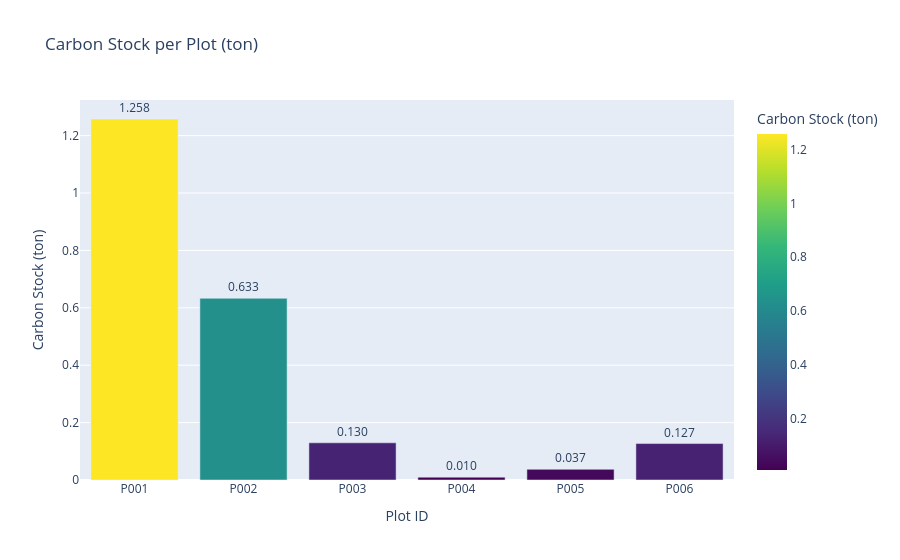
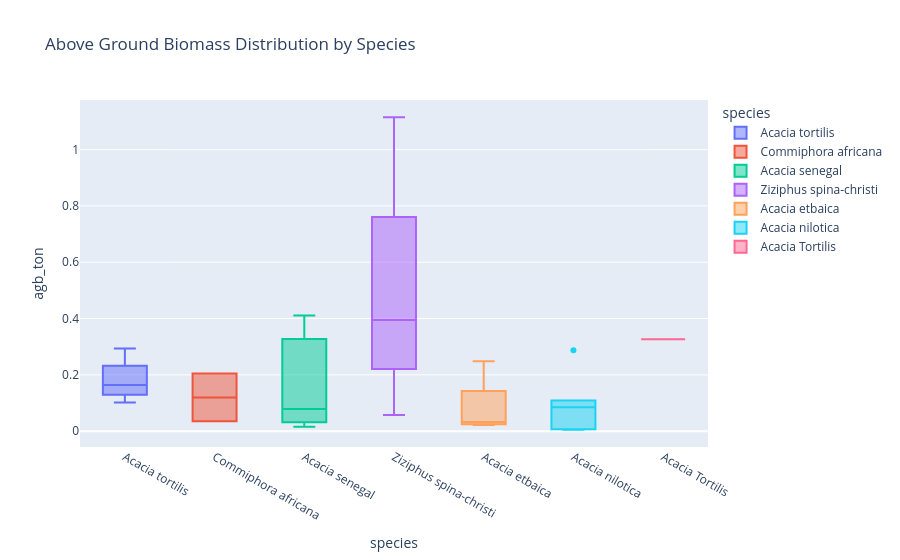
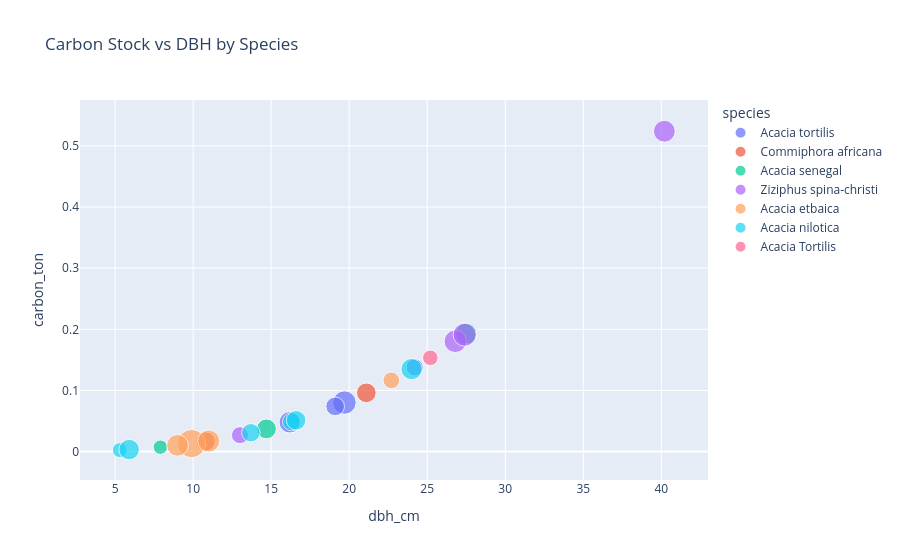

The notebook cell these images were saved under, in order:
### Markdown cell above
#### Key Visualizations

### Code cell
# 1. Carbon Stock per Plot
plot_summary = df_clean.groupby('plot_id').agg({
    'carbon_ton': 'sum',
    'agb_ton': 'sum',
    'tree_id': 'count'
}).rename(columns={'tree_id': 'tree_count'}).reset_index()

fig1 = px.bar(plot_summary, x='plot_id', y='carbon_ton',
              title="Carbon Stock per Plot (ton)",
              labels={'carbon_ton': 'Carbon Stock (ton)', 'plot_id': 'Plot ID'},
              color='carbon_ton', color_continuous_scale='Viridis',
              text='carbon_ton')
fig1.update_traces(texttemplate='%{text:.3f}', textposition='outside')
fig1.show()

# 2. Biomass by Species
fig2 = px.box(df_clean, x='species', y='agb_ton', color='species',
              title="Above Ground Biomass Distribution by Species")
fig2.show()

# 3. DBH vs Carbon Relationship
fig3 = px.scatter(df_clean, x='dbh_cm', y='carbon_ton', color='species',
                  size='height_m', hover_data=['plot_id'],
                  title="Carbon Stock vs DBH by Species")
fig3.show()

### Figure 1 — Plotly figure (JSON) as saved in the notebook; plotly's stock layout.template omitted (floating-point values rounded to 4 significant figures)
{"data": [{"hovertemplate": "Plot ID=%{x}<br>Carbon Stock (ton)=%{marker.color}<extra></extra>", "legendgroup": "", "marker": {"color": [1.258, 0.6332, 0.1296, 0.0098, 0.03717, 0.127], "coloraxis": "coloraxis", "pattern": {"shape": ""}}, "name": "", "orientation": "v", "showlegend": false, "text": [1.258, 0.6332, 0.1296, 0.0098, 0.03717, 0.127], "textposition": "outside", "texttemplate": "%{text:.3f}", "type": "bar", "x": ["P001", "P002", "P003", "P004", "P005", "P006"], "xaxis": "x", "y": [1.258, 0.6332, 0.1296, 0.0098, 0.03717, 0.127], "yaxis": "y"}], "layout": {"barmode": "relative", "coloraxis": {"colorbar": {"title": {"text": "Carbon Stock (ton)"}}, "colorscale": [[0, "#440154"], [0.1111, "#482878"], [0.2222, "#3e4989"], [0.3333, "#31688e"], [0.4444, "#26828e"], [0.5556, "#1f9e89"], [0.6667, "#35b779"], [0.7778, "#6ece58"], [0.8889, "#b5de2b"], [1, "#fde725"]]}, "legend": {"tracegroupgap": 0}, "title": {"text": "Carbon Stock per Plot (ton)"}, "xaxis": {"anchor": "y", "domain": [0, 1], "title": {"text": "Plot ID"}}, "yaxis": {"anchor": "x", "domain": [0, 1], "title": {"text": "Carbon Stock (ton)"}}}}

### Figure 2 — Plotly figure (JSON) as saved in the notebook; plotly's stock layout.template omitted (floating-point values rounded to 4 significant figures)
{"data": [{"alignmentgroup": "True", "hovertemplate": "species=%{x}<br>agb_ton=%{y}<extra></extra>", "legendgroup": "Acacia tortilis", "marker": {"color": "#636efa"}, "name": "Acacia tortilis", "notched": false, "offsetgroup": "Acacia tortilis", "orientation": "v", "showlegend": true, "type": "box", "x": ["Acacia tortilis", "Acacia tortilis", "Acacia tortilis", "Acacia tortilis"], "x0": " ", "xaxis": "x", "y": [0.1021, 0.1708, 0.2934, 0.1574], "y0": " ", "yaxis": "y"}, {"alignmentgroup": "True", "hovertemplate": "species=%{x}<br>agb_ton=%{y}<extra></extra>", "legendgroup": "Commiphora africana", "marker": {"color": "#EF553B"}, "name": "Commiphora africana", "notched": false, "offsetgroup": "Commiphora africana", "orientation": "v", "showlegend": true, "type": "box", "x": ["Commiphora africana", "Commiphora africana"], "x0": " ", "xaxis": "x", "y": [0.2046, 0.03515], "y0": " ", "yaxis": "y"}, {"alignmentgroup": "True", "hovertemplate": "species=%{x}<br>agb_ton=%{y}<extra></extra>", "legendgroup": "Acacia senegal", "marker": {"color": "#00cc96"}, "name": "Acacia senegal", "notched": false, "offsetgroup": "Acacia senegal", "orientation": "v", "showlegend": true, "type": "box", "x": ["Acacia senegal", "Acacia senegal", "Acacia senegal"], "x0": " ", "xaxis": "x", "y": [0.01544, 0.4106, 0.07908], "y0": " ", "yaxis": "y"}, {"alignmentgroup": "True", "hovertemplate": "species=%{x}<br>agb_ton=%{y}<extra></extra>", "legendgroup": "Ziziphus spina-christi", "marker": {"color": "#ab63fa"}, "name": "Ziziphus spina-christi", "notched": false, "offsetgroup": "Ziziphus spina-christi", "orientation": "v", "showlegend": true, "type": "box", "x": ["Ziziphus spina-christi", "Ziziphus spina-christi", "Ziziphus spina-christi", "Ziziphus spina-christi"], "x0": " ", "xaxis": "x", "y": [1.115, 0.05724, 0.3837, 0.4067], "y0": " ", "yaxis": "y"}, {"alignmentgroup": "True", "hovertemplate": "species=%{x}<br>agb_ton=%{y}<extra></extra>", "legendgroup": "Acacia etbaica", "marker": {"color": "#FFA15A"}, "name": "Acacia etbaica", "notched": false, "offsetgroup": "Acacia etbaica", "orientation": "v", "showlegend": true, "type": "box", "x": ["Acacia etbaica", "Acacia etbaica", "Acacia etbaica", "Acacia etbaica"], "x0": " ", "xaxis": "x", "y": [0.02796, 0.03689, 0.02176, 0.2479], "y0": " ", "yaxis": "y"}, {"alignmentgroup": "True", "hovertemplate": "species=%{x}<br>agb_ton=%{y}<extra></extra>", "legendgroup": "Acacia nilotica", "marker": {"color": "#19d3f3"}, "name": "Acacia nilotica", "notched": false, "offsetgroup": "Acacia nilotica", "orientation": "v", "showlegend": true, "type": "box", "x": ["Acacia nilotica", "Acacia nilotica", "Acacia nilotica", "Acacia nilotica", "Acacia nilotica", "Acacia nilotica"], "x0": " ", "xaxis": "x", "y": [0.005406, 0.0657, 0.2871, 0.1038, 0.007167, 0.1089], "y0": " ", "yaxis": "y"}, {"alignmentgroup": "True", "hovertemplate": "species=%{x}<br>agb_ton=%{y}<extra></extra>", "legendgroup": "Acacia Tortilis", "marker": {"color": "#FF6692"}, "name": "Acacia Tortilis", "notched": false, "offsetgroup": "Acacia Tortilis", "orientation": "v", "showlegend": true, "type": "box", "x": ["Acacia Tortilis"], "x0": " ", "xaxis": "x", "y": [0.3264], "y0": " ", "yaxis": "y"}], "layout": {"boxmode": "overlay", "legend": {"title": {"text": "species"}, "tracegroupgap": 0}, "title": {"text": "Above Ground Biomass Distribution by Species"}, "xaxis": {"anchor": "y", "categoryarray": ["Acacia tortilis", "Commiphora africana", "Acacia senegal", "Ziziphus spina-christi", "Acacia etbaica", "Acacia nilotica", "Acacia Tortilis"], "categoryorder": "array", "domain": [0, 1], "title": {"text": "species"}}, "yaxis": {"anchor": "x", "domain": [0, 1], "title": {"text": "agb_ton"}}}}

### Figure 3 — Plotly figure (JSON) as saved in the notebook; plotly's stock layout.template omitted (floating-point values rounded to 4 significant figures)
{"data": [{"customdata": [["P002"], ["P001"], ["P001"], ["P001"]], "hovertemplate": "species=Acacia tortilis<br>dbh_cm=%{x}<br>carbon_ton=%{y}<br>height_m=%{marker.size}<br>plot_id=%{customdata[0]}<extra></extra>", "legendgroup": "Acacia tortilis", "marker": {"color": "#636efa", "size": [8.6, 10.2, 5.5, 6.5], "sizemode": "area", "sizeref": 0.03725, "symbol": "circle"}, "mode": "markers", "name": "Acacia tortilis", "orientation": "v", "showlegend": true, "type": "scatter", "x": [16.2, 19.7, 24.2, 19.1], "xaxis": "x", "y": [0.04799, 0.08027, 0.1379, 0.074], "yaxis": "y"}, {"customdata": [["P006"], ["P003"]], "hovertemplate": "species=Commiphora africana<br>dbh_cm=%{x}<br>carbon_ton=%{y}<br>height_m=%{marker.size}<br>plot_id=%{customdata[0]}<extra></extra>", "legendgroup": "Commiphora africana", "marker": {"color": "#EF553B", "size": [7.2, 6.9], "sizemode": "area", "sizeref": 0.03725, "symbol": "circle"}, "mode": "markers", "name": "Commiphora africana", "orientation": "v", "showlegend": true, "type": "scatter", "x": [21.1, 10.8], "xaxis": "x", "y": [0.09616, 0.01652], "yaxis": "y"}, {"customdata": [["P004"], ["P001"], ["P005"]], "hovertemplate": "species=Acacia senegal<br>dbh_cm=%{x}<br>carbon_ton=%{y}<br>height_m=%{marker.size}<br>plot_id=%{customdata[0]}<extra></extra>", "legendgroup": "Acacia senegal", "marker": {"color": "#00cc96", "size": [3.9, 8.5, 7.3], "sizemode": "area", "sizeref": 0.03725, "symbol": "circle"}, "mode": "markers", "name": "Acacia senegal", "orientation": "v", "showlegend": true, "type": "scatter", "x": [7.9, 27.5, 14.7], "xaxis": "x", "y": [0.007259, 0.193, 0.03717], "yaxis": "y"}, {"customdata": [["P001"], ["P001"], ["P002"], ["P001"]], "hovertemplate": "species=Ziziphus spina-christi<br>dbh_cm=%{x}<br>carbon_ton=%{y}<br>height_m=%{marker.size}<br>plot_id=%{customdata[0]}<extra></extra>", "legendgroup": "Ziziphus spina-christi", "marker": {"color": "#ab63fa", "size": [8.9, 5.4, 9.4, 9.9], "sizemode": "area", "sizeref": 0.03725, "symbol": "circle"}, "mode": "markers", "name": "Ziziphus spina-christi", "orientation": "v", "showlegend": true, "type": "scatter", "x": [40.2, 13.0, 26.8, 27.4], "xaxis": "x", "y": [0.5239, 0.0269, 0.1803, 0.1912], "yaxis": "y"}, {"customdata": [["P003"], ["P001"], ["P001"], ["P002"]], "hovertemplate": "species=Acacia etbaica<br>dbh_cm=%{x}<br>carbon_ton=%{y}<br>height_m=%{marker.size}<br>plot_id=%{customdata[0]}<extra></extra>", "legendgroup": "Acacia etbaica", "marker": {"color": "#FFA15A", "size": [14.9, 9.1, 8.8, 5.2], "sizemode": "area", "sizeref": 0.03725, "symbol": "circle"}, "mode": "markers", "name": "Acacia etbaica", "orientation": "v", "showlegend": true, "type": "scatter", "x": [9.9, 11.0, 9.0, 22.7], "xaxis": "x", "y": [0.01314, 0.01734, 0.01023, 0.1165], "yaxis": "y"}, {"customdata": [["P004"], ["P006"], ["P002"], ["P003"], ["P001"], ["P003"]], "hovertemplate": "species=Acacia nilotica<br>dbh_cm=%{x}<br>carbon_ton=%{y}<br>height_m=%{marker.size}<br>plot_id=%{customdata[0]}<extra></extra>", "legendgroup": "Acacia nilotica", "marker": {"color": "#19d3f3", "size": [4.2, 6.3, 8.4, 6.0, 7.8, 7.1], "sizemode": "area", "sizeref": 0.03725, "symbol": "circle"}, "mode": "markers", "name": "Acacia nilotica", "orientation": "v", "showlegend": true, "type": "scatter", "x": [5.3, 13.7, 24.0, 16.3, 5.9, 16.6], "xaxis": "x", "y": [0.002541, 0.03088, 0.1349, 0.04877, 0.003369, 0.05117], "yaxis": "y"}, {"customdata": [["P002"]], "hovertemplate": "species=Acacia Tortilis<br>dbh_cm=%{x}<br>carbon_ton=%{y}<br>height_m=%{marker.size}<br>plot_id=%{customdata[0]}<extra></extra>", "legendgroup": "Acacia Tortilis", "marker": {"color": "#FF6692", "size": [4.5], "sizemode": "area", "sizeref": 0.03725, "symbol": "circle"}, "mode": "markers", "name": "Acacia Tortilis", "orientation": "v", "showlegend": true, "type": "scatter", "x": [25.2], "xaxis": "x", "y": [0.1534], "yaxis": "y"}], "layout": {"legend": {"itemsizing": "constant", "title": {"text": "species"}, "tracegroupgap": 0}, "title": {"text": "Carbon Stock vs DBH by Species"}, "xaxis": {"anchor": "y", "domain": [0, 1], "title": {"text": "dbh_cm"}}, "yaxis": {"anchor": "x", "domain": [0, 1], "title": {"text": "carbon_ton"}}}}
